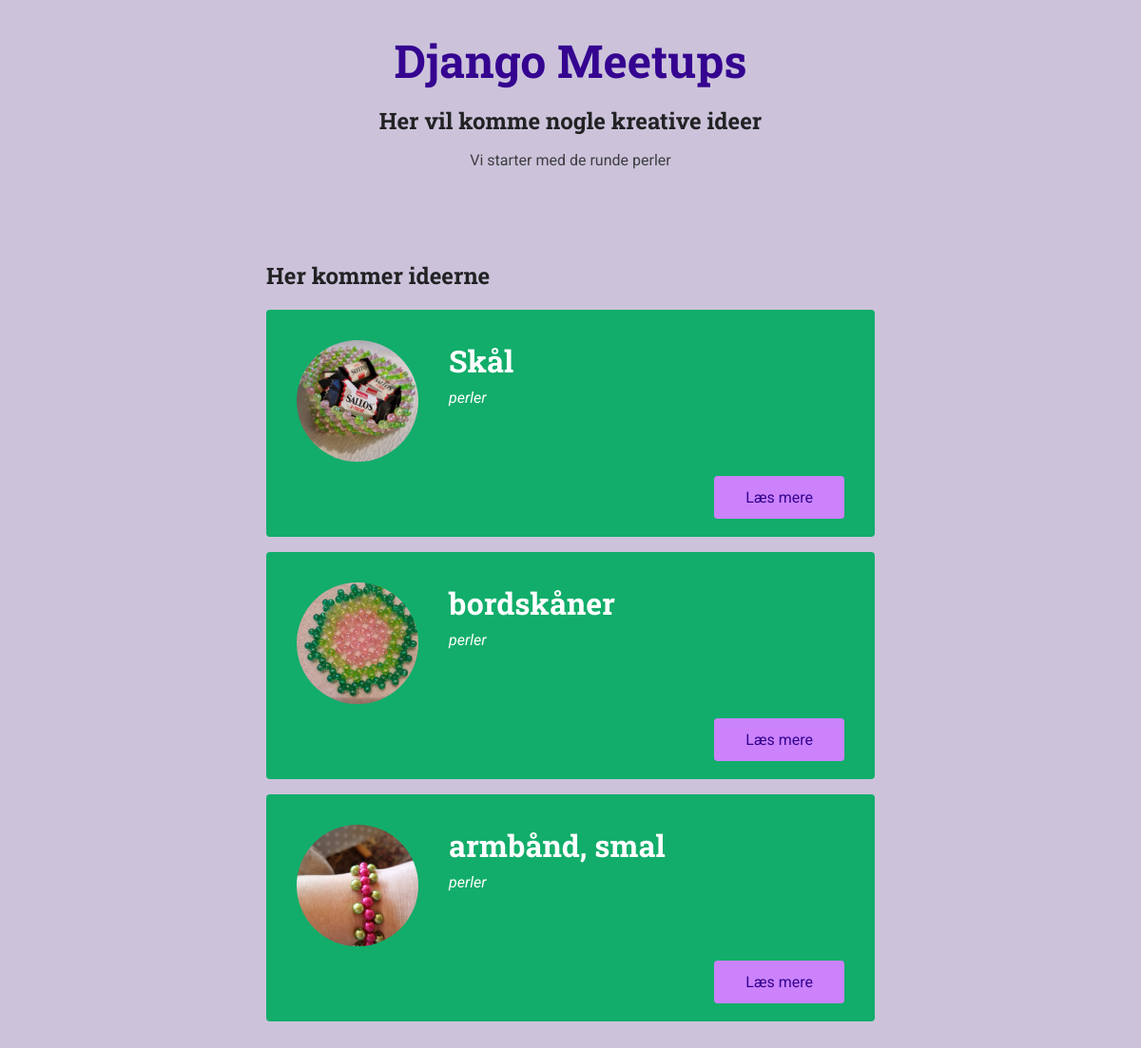
/meetups/, run on an earlier commit of the app's database.
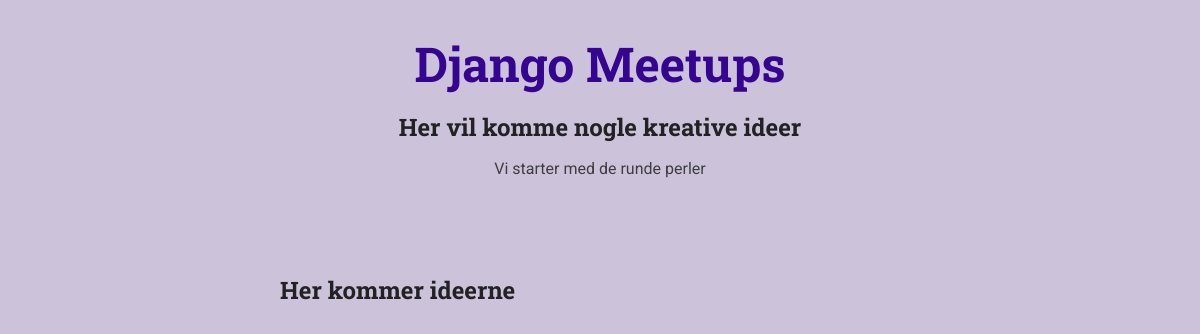
And on a later commit of the database.
### meetups/models.py (models this page shows, shortened)
class Meetup(models.Model):
    title = models.CharField(max_length=200)
    organizer_email = models.EmailField()
    date = models.DateField()
    slug = models.SlugField(unique=True)
    description = models.TextField(max_length=200)
    image = models.ImageField(upload_to='images')
    location = models.ForeignKey(Location, on_delete=models.CASCADE)
    participants = models.ManyToManyField(Participant, blank=True)

### meetups/views.py (the view)
# urls.py: path('meetups/', views.index, name='all-meetups'),
def index(request):
    meetups = Meetup.objects.all()
    return render(request, 'meetups/index.html', {
        'meetups': meetups
    })

### meetups/templates/meetups/index.html (shortened to what this page needs)
{% extends 'meetups/base/base.html' %}
{% load static %}
{% block site_css %}
    <link rel="stylesheet" href="{% static 'meetups/styles/all-meetups.css' %}">
{% endblock %}
{% block main_heading %}
Her vil komme nogle kreative ideer
{% endblock %}
{% block header_content %}
<p>Vi starter med de runde perler</p>
{% endblock %}
{% block body %}
        <section>
            <h2>Her kommer ideerne</h2>
            <ol>
                {% for meetup_item in meetups %}
                    {% include 'meetups/include/meetup-item.html' with title=meetup_item.title image=meetup_item.image.url location='perler' slug=meetup_item.slug %}
                {% endfor %}
            </ol>
        </section>
{% endblock %}

### meetups/templates/meetups/base/base.html (shortened to what this page needs)
{% load static %}
<!DOCTYPE html>
<html lang="en">
<head>
    <link rel="stylesheet" href="{% static 'meetups/styles/base.css' %}">
    <link rel="stylesheet" href="{% static 'meetups/styles/all-meetups.css' %}">
    {% block site_css %}{% endblock %}
</head>
    <body>
        <header id="main-header">
            <nav><a href="/meetups" id="main-logo">Django Meetups</a></nav>
            <h1>{% block main_heading %}{% endblock %}</h1>
            {% block header_content %}{% endblock %}
        </header>
        <main>
            {% block body %}{% endblock %}
        </main>
    </body>
</html>

### meetups/templates/meetups/include/meetup-item.html
<li class="meetup-item">
    <article>
        <div class="meetup-summary">
            <div class="meetup-image">
                <img src="{{ image }}" alt="{{ title }}">
            </div>
            <div class="meetup-details">
                <h3>{{ title }}</h3>
                <address>{{ location }}</address>
            </div>
        </div>
        <div class="meetup-actions">
            <a href="{% url 'meetup-detail' slug %}" class="btn">Læs mere</a>
        </div>
    </article>
</li>

### meetups/static/meetups/styles/base.css (style rules this page uses)
* { box-sizing: border-box; }
body { font-family: 'Roboto', sans-serif; margin: 0; background-color: #ccc3db; color: #3e3e41; }
h1, h2, h3 { font-family: 'Roboto Slab', sans-serif; color: #222224; }
#main-header { width: 100%; text-align: center; padding: 2rem 0; }
#main-header h1 { font-size: 1.5rem; }
#main-logo { font-size: 3rem; font-family: 'Roboto Slab', sans-serif; text-decoration: none; color: #350490; font-weight: bold; }

### meetups/static/meetups/styles/all-meetups.css (style rules this page uses)
section { max-width: 40rem; margin: 3rem auto; }

What changed in the data, as far as the page shows it:
removed Meetup: shows a picture, title "Skål", location "perler"
removed Meetup: shows a picture, title "bordskåner", location "perler"
removed Meetup: shows a picture, title "armbånd, smal", location "perler"
